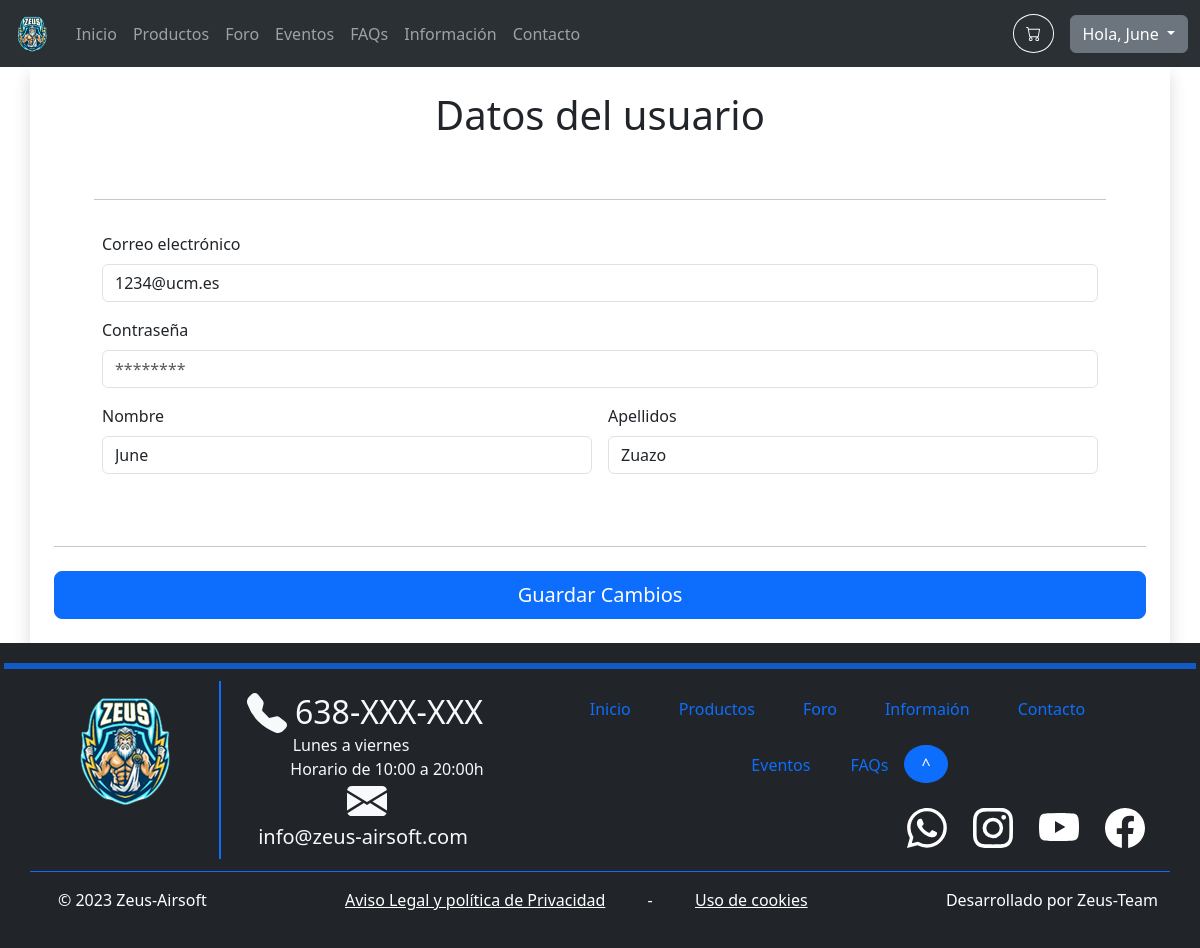
/account.php (signed in), run on the app's committed database.
### tables this page shows
CREATE TABLE `users` (
  `id` int(11) NOT NULL,
  `name` varchar(32) NOT NULL,
  `surname` varchar(64) NOT NULL,
  `email` varchar(320) NOT NULL,
  `passwordHash` char(60) NOT NULL
);

### includes/config.php (called while the page is built, shortened)
<?php
spl_autoload_register(function ($class) {
	$namespaceLength = strlen(NAMESPACE_PREFIX);
	$relativeClass = substr($class, $namespaceLength);
	$file = INCLUDES_ROOT . '/' . str_replace('\\', '/', $relativeClass) . '.php';
});

### includes/database/databaseProxy.php (called while the page is built, shortened)
<?php
require_once 'includes/config.php';
class DatabaseProxy
{
    private $m_Connection;
    public function __construct($databaseOptions = array())
    {
        $databaseOptions = array_merge(self::DEFAULT_OPTIONS, $databaseOptions);
        $host = $databaseOptions[self::HOST_KEY];
        $name = $databaseOptions[self::DATABASE_NAME_KEY];
        $username = $databaseOptions[self::USERNAME_KEY];
        $password = $databaseOptions[self::PASSWORD_KEY];
        $PDOOptions = $databaseOptions[self::PDO_OPTIONS_KEY];
        try {
            $this->m_Connection = new PDO("mysql:host=$host;dbname=$name", $username, $password, $PDOOptions);
        } catch (PDOException $e) {
            die('PDO connection error: ' . $e->getMessage());
        }
    }
    public function prepare($query)
    {
        return $this->m_Connection->prepare($query);
    }
}

### includes/Application.php (called while the page is built, shortened)
<?php
require_once 'includes/config.php';
class Application
{
    private static $s_Instance;
    private $m_DatabaseProxy;
    private function __construct()
    {
        $this->m_DatabaseProxy = new DatabaseProxy();
    }
    public static function getInstance() : Application
    {
        if (!isset(self::$s_Instance))
            self::$s_Instance = new Application();
        return self::$s_Instance;
    }
    public function getDatabaseProxy() : DatabaseProxy
    {
        return $this->m_DatabaseProxy;
    }
}

### includes/DAO/DAO.php (called while the page is built, shortened)
<?php
require_once 'includes/config.php';
abstract class DAO
{
    protected $m_TableName;
    protected $m_DatabaseProxy;
    public function __construct($tableName)
    {
        $this->m_TableName = $tableName;
        $this->m_DatabaseProxy = Application::getInstance()->getDatabaseProxy();
    }
    public function read($id = null, $filters = array()): array
    {
        if ($id != null)
            $filters[self::ID_KEY] = $id;
        $filterConstraint = " WHERE ";
        $filterKeys = array_keys($filters);
        $numFilters = count($filters);
        for ($i = 0; $i < $numFilters; ++$i) {
            $filterConstraint .= "{$filterKeys[$i]} = :{$filterKeys[$i]}";
        }
        $query = "SELECT * FROM {$this->m_TableName}" . ($numFilters > 0 ? $filterConstraint : '');
        $statement = $this->m_DatabaseProxy->prepare($query);
        foreach ($filters as $filterKey => $filterValue)
            $statement->bindValue(":$filterKey", $filterValue);
        $statement->execute();
        $results = array();
        foreach ($statement as $result)
            array_push($results, $this->createDTOFromArray($result));
        return $results;
    }
}

### includes/DAO/UserDAO.php (called while the page is built, shortened)
<?php
require_once 'includes/config.php';
class UserDAO extends DAO
{
    protected function createDTOFromArray($array): DTO
    {
        $id = $array[self::ID_KEY] ?? -1;
        $name = $array[self::NAME_KEY];
        $surname = $array[self::SURNAME_KEY];
        $email = $array[self::EMAIL_KEY];
        $passwordHash = $array[self::PASSWORD_HASH_KEY];
        return new UserDTO($id, $name, $surname, $email, $passwordHash);
    }
}

### includes/DTO/userDTO.php (called while the page is built, shortened)
<?php
require_once 'includes/config.php';
class UserDTO extends DTO
{
    private $m_Name;
    private $m_Surname;
    private $m_Email;
    public function __construct($id, $name, $surname, $email, $passwordHash)
    {
        $this->m_Name = $name;
        $this->m_Surname = $surname;
        $this->m_Email = $email;
    }
    public function getName()
    {
        return $this->m_Name;
    }
    public function getSurname(){
        return $this->m_Surname;
    }
    public function getEmail()
    {
        return $this->m_Email;
    }
}

### includes/forms/AccountForm.php (the view, shortened to what this page needs)
<?php
require_once 'includes/config.php';
class AccountForm extends Form
{
    private $m_userID;
    public function __construct($m_userID)
    {
        $this->m_userID = $m_userID;
    }
    protected function generateFormFields($data)
    {
        $userDAO = new UserDAO();
        $userDTO = $userDAO->read($this->m_userID)[0];
        $userName = $userDTO->getName();
        $userSurname = $userDTO->getSurname();
        $email = $userDTO->getEmail();
        $errorsHTML = '';
        return <<<HTML
        <div class="row g-3 p-5">
            <hr class="mt-1">
            {$errorsHTML}
            <div class="col-sm-12">
                <label for="email" class="form-label">Correo electrónico</label>
                <input type="email" class="form-control" name="email" value="$email" >
            </div>
            <div class="col-sm-12">
                <label for="password" class="form-label">Contraseña</label>
                <input type="password" class="form-control" name="password" placeholder="********" required readonly>
            </div>
            <div class="col-sm-6">
                <label for="userName" class="form-label">Nombre</label>
                <input type="text" class="form-control" name="userName" value="$userName" >
            </div>
            <div class="col-sm-6">
                <label for="userSurname" class="form-label">Apellidos</label>
                <input type="text" class="form-control" name="userSurname" value="$userSurname" >
            </div>
        </div>
        <hr class="my-4">
        <button class="w-100 btn btn-primary btn-lg" type="submit">Guardar Cambios</button>
        HTML;
    }
}

### includes/common/navbar.php (shortened to what this page needs)
<?php
require_once 'includes/config.php';
$current_page = basename($_SERVER['PHP_SELF']);
$logoPath = 'images/logo.png';
$menu = array(
    "index.php" => 'Inicio',
    "products.php" => 'Productos',
    "forum.php" => 'Foro',
    "events.php" => 'Eventos',
    "faqs.php" => 'FAQs',
    "information.php" => 'Información',
    "contact.php" => 'Contacto'
);
?>
<nav class="navbar navbar-dark bg-dark navbar-expand-lg bg-body-tertiary" data-bs-theme="dark">
    <div class="container-fluid">
        <a class="navbar-brand" href="index.php">
            <img src="<?= $logoPath ?>" alt="Logo" width="40" height="40" class="d-inline-block align-text-top">
        </a>
        <div class="collapse navbar-collapse" id="navbarText">
            <ul class="navbar-nav me-auto mb-2 mb-lg-0 justify-content-center">
                <?php foreach ($menu as $key => $value) : ?>
                    <li class="nav-item">
                        <a class="nav-link<?= $key == $current_page ? ' active' : '' ?>" href="<?= $key ?>"><?= $value ?></a>
                    </li>
                <?php endforeach ?>
            </ul>
            <form action="shoppingCart.php">
                <button type="submit" class="rounded-circle btn btn-outline-light me-3 pt-1">
                </button>
            </form>
            <?php if (isset($_SESSION["user"])) : ?>
                <div class="dropdown">
                    <button class="btn btn-secondary dropdown-toggle" type="button" data-bs-toggle="dropdown" aria-expanded="false">
                        Hola, <?= $_SESSION["user"]->getName() ?>
                    </button>
                </div>
            <?php endif ?>
        </div>
    </div>
</nav>

### data on the page
users: name "June", email "1234@ucm.es", userName "June", userSurname "Zuazo"

### other printed values
$value "Inicio"
$value "Productos"
$value "Foro"
$value "Eventos"
$value "FAQs"
$value "Información"
$value "Contacto"
